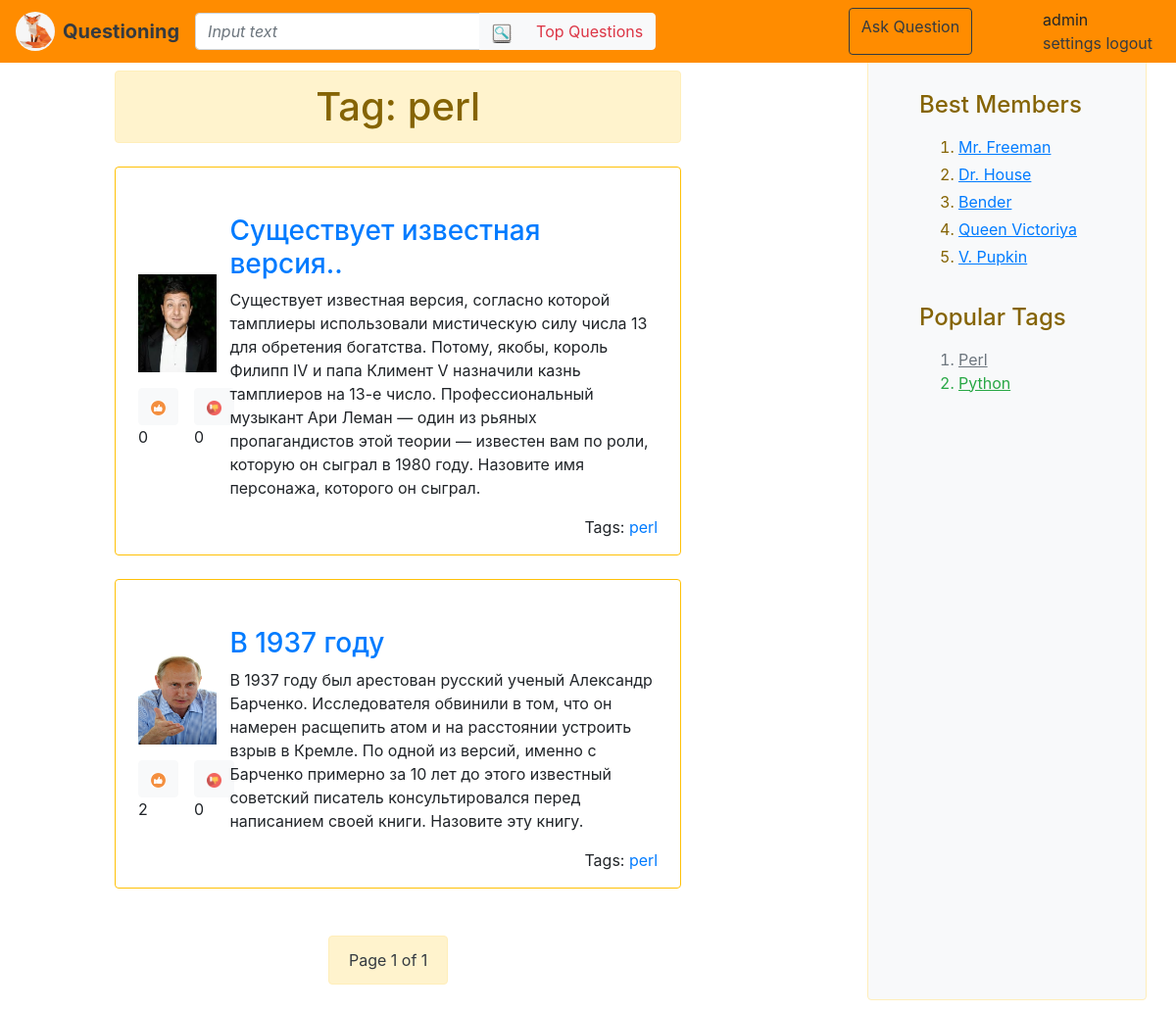
The app's page /tag/perl (signed in) with its own data.
### questions/models.py (models this page shows)
class Profile(AbstractUser):
    avatar = models.ImageField(upload_to='ask_nkuznecova/static/images/')

class Tag(models.Model):
    text = models.CharField(max_length=64, unique=True, db_index=True)
    objects = TagsManager()

class Question(models.Model):
    title = models.CharField(max_length=255)
    text = models.TextField()
    tags = models.ManyToManyField(Tag)
    author = models.ForeignKey(
        settings.AUTH_USER_MODEL,
        on_delete=models.CASCADE,
        null=True,
    )
    creation_time = models.DateTimeField(default=timezone.now)
    votes = GenericRelation(LikeDislike, related_query_name='articles')
    objects = QuestionManager()

### questions/views.py (the view)
# urls.py: path('tag/<tag_name>', views.tag_then_questions, name='tag'),
def tag_then_questions(request, tag_name, page=1):
    tag_questions = Question.objects.tag_search(tag_name)
    questions = pagination(request, tag_questions, 2, page)
    return render(request, 'questions/tagThenQuestions.html', {'tag': tag_name, 'questions': questions})

### questions/models.py (called while the page is built)
    def likes(self):
        return self.get_queryset().filter(vote__gt=0)

    def dislikes(self):
        return self.get_queryset().filter(vote__lt=0)

    def tag_search(self, input_tag):
        return self.filter(tags__text=input_tag)

### questions/pagination.py (called while the page is built)
def pagination(request, data, count, page):
    global paginator_datas_list
    paginator = Paginator(data, count)
    get = request.GET.get('page')
    if get:
        page = int(get)
    try:
        paginator_datas_list = paginator.page(int(page))
    except PageNotAnInteger:
        data_list = paginator.page(1)
    except EmptyPage:
        paginator_datas_list = paginator.page(paginator.num_pages)
    return paginator_datas_list

### questions/templates/questions/tagThenQuestions.html (shortened to what this page needs)
<!DOCTYPE html>
{% extends "questions/base.html" %}
{% load static %}
                {% block main-content %}
                <div class="row justify-content-begin">
                    <div class="col-xl-9 ml-5 pr-4 " >
                 <h1 class="ml-4 mr-0 mt-4 mb-4 text-center alert alert-warning">Tag: {{ tag }}</h1>
                 {% for question in questions %}
                  <div class="row  mb-4 mr-0  p-2  border border-warning rounded ml-4">
                    <div class="col-sm-2  my-auto ">
                        <div class="avatar-thumbnail mb-2">
                            <img src="{{ MEDIA_URL }}{{ question.author.avatar.url|default_if_none:'/static/images/devochka-color.jpg' }}" width="80" height="100">
                        </div>
                        <div class="mt-3    ">
                            <div class="btn-group" role="group">
                                    <div data-id="{{ question.id }}" data-type="article" data-action="like" title="Нравится">
                                             <button type="button" class="btn btn-light"><img src="/static/images/like.jpg" class="rounded" width="15" height="15"></button>
                                            <span data-count="like">{{ question.votes.likes.count }}</span>
                                    </div>
                                    <div data-id="{{ question.id }}" data-type="article" data-action="dislike" title="Не нравится">
                                            <button type="button"  class="btn btn-light"><img src="/static/images/dislike.jpg" class="rounded" width="15" height="15"></button>
                                            <span data-count="dislike">{{ question.votes.dislikes.count }}</span>
                                    </div>
                                </div>
                        </div>
                    </div>
                    <div class="col-lg-10  mt-4">
                        <h3 class="mb-2 mt-3"><a href={% url 'question' question.id %}>{{ question.title }}</a></h3>
                        <p>{{ question.text }}
                        </p>
                        <div class="mb-5">
                            <div class="float-right">
                                <span>Tags:</span>
                                {%  for tag in question.tags.all %}
                                <a href={% url 'tag' tag.text %}> {{ tag.text }}</a>
                                    {% endfor %}
                            </div>
                        </div>
                    </div>
                </div>
                        {% endfor %}
                        {% include 'questions/paginator.html' %}
                        </div>
                    </div>
                {%  endblock %}

### questions/templates/questions/base.html (shortened to what this page needs)
<!DOCTYPE html>
<html lang="en">
<head>
    <link rel="stylesheet" href="https://maxcdn.bootstrapcdn.com/bootstrap/4.3.1/css/bootstrap.min.css">
</head>
<body>
    <nav class="navbar navbar-expand-md navbar-light fixed-top" style="background-color: #FF8C00;">
        <img src="/static/images/9bfed720a932217bc87c0e02a269b891.jpg" width="40" height="40" class=" mr-2 rounded-circle">
            <a class="navbar-brand  m-auto  text-dark  font-weight-bold" href="{% url  "questions" %}">      Questioning</a>
        <div class="navbar-collapse collapse" id="navbarCollapse" style="">
            <form class="navbar-form mx=auto " action="#" >
                <div class="input-group ml-3 my-auto">
                    <input class="form-control  font-italic" type="text" placeholder="Input text">
                    <div class="input-group-append">
                        <a class="btn btn-light my-auto" role="button"  href="#" ><img src="/static/images/lupa.jpg" class="rounded" width="20" height="20"></a>
                        <a class="btn btn-light  text-danger" role="button"  href="{% url "hot"  %}" >Top Questions</a>
                    </div>
                </div>
            </form>
            <ul class="navbar-nav auto ml-auto mb-auto">
                <a class="btn btn-outline-dark mr-5" role="button" href="{% url "ask"  %}" >Ask Question</a>
                <li class="nav-item">
                 {% if user.is_authenticated %}
                        <li class="px-2">
                        </li>
                        <li class="px-2">
                            <div style="display: block; ">{{ user.username }}</div>
                            <a href="{% url 'settings' pk=user.username %}" class="text-dark">settings</a>
                            <a href="{% url 'logout' %}?continue={{ request.path }}" class="text-dark">logout</a>
                        </li>
                    {% else %}
                        <li class="px-2 ml-1 mt-2"><a href="{% url 'login' %}?continue={{ request.path }}"><i class="fas fa-sign-in-alt text-dark"></i> Login </a></li>
                        <li class="px-2 ml-2 mt-2"><a href="{% url 'register' %}"><i class="fas fa-user-astronaut text-dark"></i> Register </a></li>
                    {% endif %}
            </ul>
        </div>
    </nav>
    <div class="container ">
        <div class="row ">
             <div class="col-sm-9 mt-5 ">
                  {% block main-content %}{% endblock %}
            </div>
            <div class="col-md-3  bg-light  alert alert-warning  ">
                <div class="p-3 mb-3 mt-5 mb-4  position-fixed">
                <div class="p-3 ">
                    <h4 class="mb-3 ">Best Members</h4>
                    <ol class="list mb-1">
                        <li class="mb-1"><a href="#"><u>Mr. Freeman</u></a></li>
                        <li class="mb-1"><a href="#"><u>Dr. House</u></a></li>
                        <li class="mb-1"><a href="#"><u>Bender</u></a></li>
                        <li class="mb-1"><a href="#"><u>Queen Victoriya</u></a></li>
                        <li class="mb-1"><a href="#"><u>V. Pupkin</u></a></li>
                    </ol>
                </div>
                    <div class="p-3 ">
                     <h4 class="mb-3 ">Popular Tags</h4>
                        <ol class="list ">
                        <li class=" text-secondary"><u>Perl</u></a></li>
                        <li class="text-success"><u>Python</u></a></li>
                    </ol>
                    </div>
                </div>
            </div>
        </div>
    </div>
</body>
</html>

### records on screen
Profile: username "admin"
Tag: text "perl"
Question: author.avatar (picture), votes.likes.count "0", votes.dislikes.count "0", title "Существует известная версия..", text "Существует известная версия, согласно которой тамплиеры использовали мистическую силу числа 13 для обретения богатства. Потому, якобы, король Филипп IV и папа Климент V назначили казнь тамплиеров на 13-е число. Профессиональный музыкант Ари Леман — один из рьяных пропагандистов этой теории — известен вам по роли, которую он сыграл в 1980 году. Назовите имя персонажа, которого он сыграл."
Question: author.avatar (picture), votes.likes.count "2", votes.dislikes.count "0", title "В 1937 году", text "В 1937 году был арестован русский ученый Александр Барченко. Исследователя обвинили в том, что он намерен расщепить атом и на расстоянии устроить взрыв в Кремле. По одной из версий, именно с Барченко примерно за 10 лет до этого известный советский писатель консультировался перед написанием своей книги. Назовите эту книгу."

### other values on screen
{{ questions.number }} "1"
{{ questions.paginator.num_pages }} "1"
